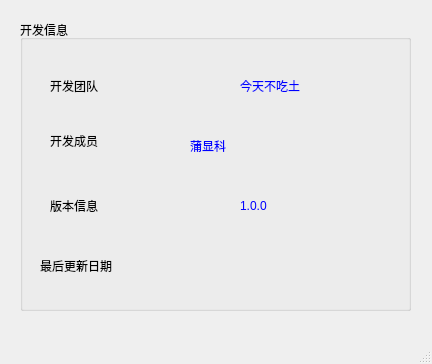
<?xml version="1.0" encoding="UTF-8"?>
<ui version="4.0">
 <class>CAboutDlg</class>
 <widget class="QMainWindow" name="CAboutDlg">
  <property name="geometry">
   <rect>
    <x>0</x>
    <y>0</y>
    <width>432</width>
    <height>364</height>
   </rect>
  </property>
  <property name="minimumSize">
   <size>
    <width>432</width>
    <height>364</height>
   </size>
  </property>
  <property name="maximumSize">
   <size>
    <width>432</width>
    <height>364</height>
   </size>
  </property>
  <property name="windowTitle">
   <string>关于</string>
  </property>
  <property name="styleSheet">
   <string notr="true">background-image: url(:/new/picture/background3.jpg);</string>
  </property>
  <widget class="QWidget" name="centralwidget">
   <widget class="QGroupBox" name="groupBox">
    <property name="geometry">
     <rect>
      <x>20</x>
      <y>20</y>
      <width>391</width>
      <height>291</height>
     </rect>
    </property>
    <property name="styleSheet">
     <string notr="true">font: 75 10pt &quot;微软雅黑&quot;;</string>
    </property>
    <property name="title">
     <string>开发信息</string>
    </property>
    <property name="flat">
     <bool>false</bool>
    </property>
    <property name="checkable">
     <bool>false</bool>
    </property>
    <widget class="QLabel" name="label">
     <property name="geometry">
      <rect>
       <x>30</x>
       <y>50</y>
       <width>71</width>
       <height>31</height>
      </rect>
     </property>
     <property name="styleSheet">
      <string notr="true">font: 9pt &quot;微软雅黑&quot;;</string>
     </property>
     <property name="text">
      <string>开发团队</string>
     </property>
    </widget>
    <widget class="QLabel" name="label_2">
     <property name="geometry">
      <rect>
       <x>220</x>
       <y>50</y>
       <width>71</width>
       <height>31</height>
      </rect>
     </property>
     <property name="styleSheet">
      <string notr="true">font: 9pt &quot;微软雅黑&quot;;
color: rgb(0, 0, 255);</string>
     </property>
     <property name="text">
      <string>今天不吃土</string>
     </property>
    </widget>
    <widget class="QLabel" name="label_3">
     <property name="geometry">
      <rect>
       <x>30</x>
       <y>100</y>
       <width>71</width>
       <height>41</height>
      </rect>
     </property>
     <property name="styleSheet">
      <string notr="true">font: 9pt &quot;微软雅黑&quot;;</string>
     </property>
     <property name="text">
      <string>开发成员</string>
     </property>
    </widget>
    <widget class="QLabel" name="label_4">
     <property name="geometry">
      <rect>
       <x>170</x>
       <y>90</y>
       <width>181</width>
       <height>71</height>
      </rect>
     </property>
     <property name="styleSheet">
      <string notr="true">font: 9pt &quot;微软雅黑&quot;;
color: rgb(0, 0, 255);</string>
     </property>
     <property name="text">
      <string>蒲显科</string>
     </property>
     <property name="textFormat">
      <enum>Qt::PlainText</enum>
     </property>
     <property name="wordWrap">
      <bool>true</bool>
     </property>
    </widget>
    <widget class="QLabel" name="label_5">
     <property name="geometry">
      <rect>
       <x>30</x>
       <y>160</y>
       <width>71</width>
       <height>51</height>
      </rect>
     </property>
     <property name="styleSheet">
      <string notr="true">font: 9pt &quot;微软雅黑&quot;;</string>
     </property>
     <property name="text">
      <string>版本信息</string>
     </property>
    </widget>
    <widget class="QLabel" name="label_6">
     <property name="geometry">
      <rect>
       <x>220</x>
       <y>170</y>
       <width>61</width>
       <height>31</height>
      </rect>
     </property>
     <property name="styleSheet">
      <string notr="true">font: 9pt &quot;微软雅黑&quot;;
color: rgb(0, 0, 255);</string>
     </property>
     <property name="text">
      <string>1.0.0</string>
     </property>
    </widget>
    <widget class="QLabel" name="label_7">
     <property name="geometry">
      <rect>
       <x>20</x>
       <y>220</y>
       <width>101</width>
       <height>51</height>
      </rect>
     </property>
     <property name="styleSheet">
      <string notr="true">font: 9pt &quot;微软雅黑&quot;;</string>
     </property>
     <property name="text">
      <string>最后更新日期</string>
     </property>
    </widget>
    <widget class="QLabel" name="label_8">
     <property name="geometry">
      <rect>
       <x>180</x>
       <y>230</y>
       <width>171</width>
       <height>31</height>
      </rect>
     </property>
     <property name="styleSheet">
      <string notr="true">font: 9pt &quot;微软雅黑&quot;;
color: rgb(0, 0, 255);</string>
     </property>
     <property name="text">
      <string/>
     </property>
    </widget>
   </widget>
  </widget>
  <widget class="QMenuBar" name="menubar">
   <property name="geometry">
    <rect>
     <x>0</x>
     <y>0</y>
     <width>432</width>
     <height>22</height>
    </rect>
   </property>
  </widget>
  <widget class="QStatusBar" name="statusbar"/>
 </widget>
 <resources/>
 <connections/>
</ui>
